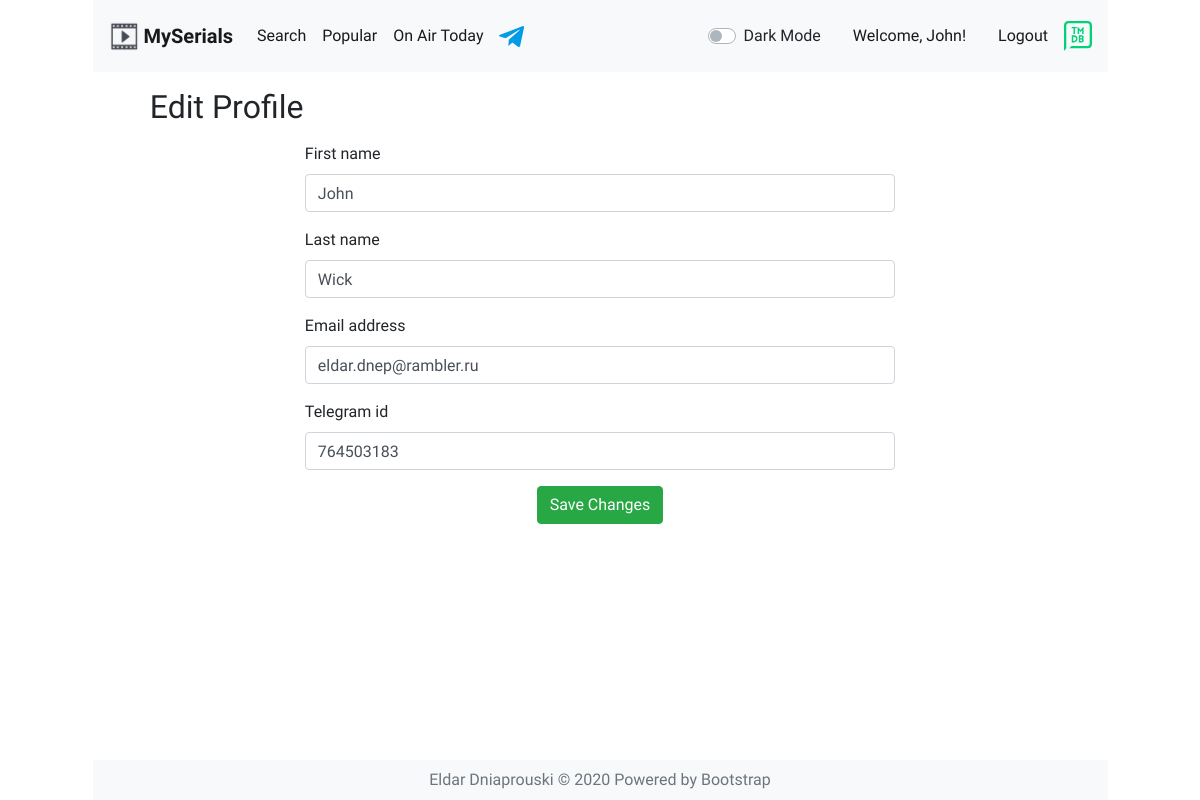
The page /edit/ (signed in) on the database as committed earlier.
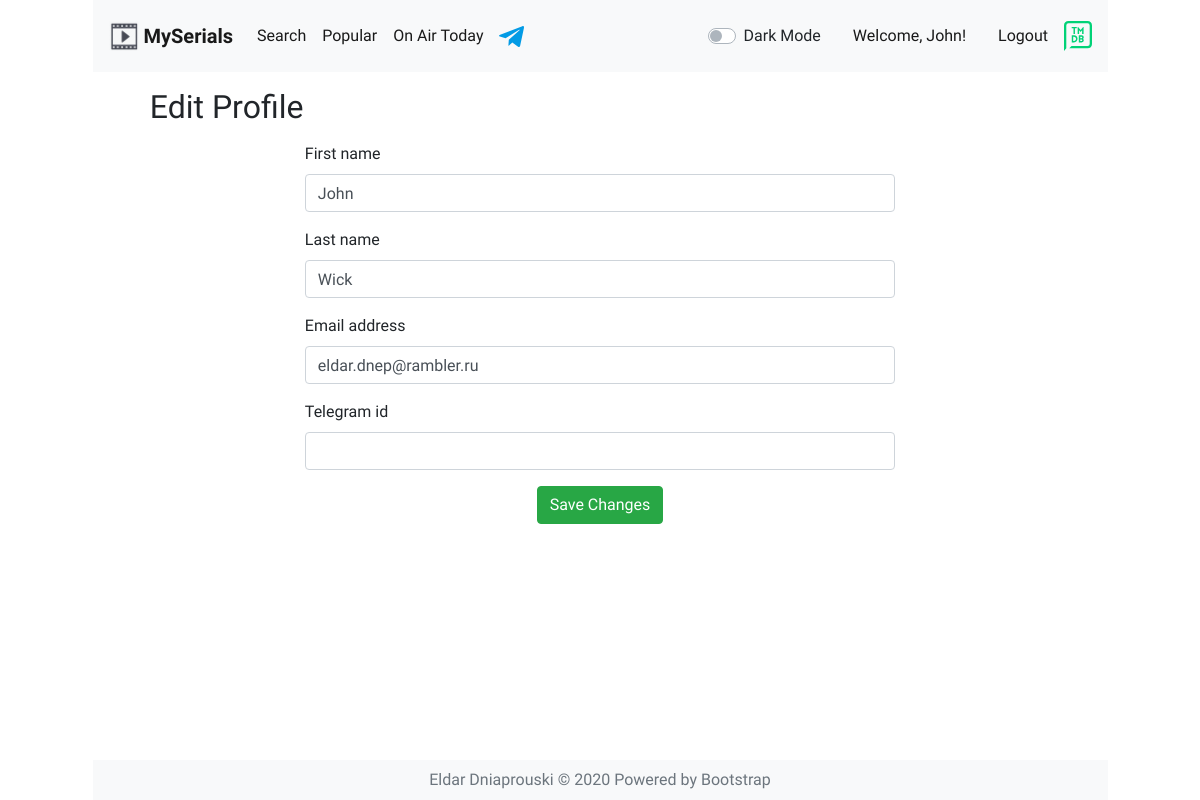
The same page on the database as committed later.
### my_serials/models.py (models this page shows, shortened)
class Profile(models.Model):
    user = models.OneToOneField(settings.AUTH_USER_MODEL,
                                on_delete=models.CASCADE)
    telegram_id = models.IntegerField(blank=True, null=True, unique=True)
    objects = models.Manager()

### my_serials/views.py (the view)
# urls.py: path('edit/', views.edit, name='edit'),
@login_required
@transaction.atomic
def edit(request):
    if request.method == 'POST':
        user_form = forms.UserEditForm(instance=request.user,
                                       data=request.POST)
        profile_form = forms.ProfileEditForm(instance=request.user.profile,
                                             data=request.POST)
        if user_form.is_valid() and profile_form.is_valid():
            user_form.save()
            profile_form.save()
            return HttpResponseRedirect('/')
        else:
            messages.error(request, 'Please correct the error below.')
    else:
        user_form = forms.UserEditForm(instance=request.user)
        profile_form = forms.ProfileEditForm(instance=request.user.profile)
    return render(request,
                  'registration/edit.html',
                  {'user_form': user_form,
                   'profile_form': profile_form})

### my_serials/forms.py
class UserEditForm(forms.ModelForm):
    class Meta:
        model = User
        fields = ('first_name', 'last_name', 'email')

class ProfileEditForm(forms.ModelForm):
    class Meta:
        model = models.Profile
        fields = ('telegram_id', )

### my_serials/templates/registration/edit.html (shortened to what this page needs)
{% extends "base.html" %}
{% load crispy_forms_tags %}
{% block content %}
  <div class="mt-3 mb-3">
    <h2>Edit Profile</h2>
  </div>
    <div class="row justify-content-center">
      <div class="col-8">
        <form action="." method="post">
          {{ user_form|crispy }}
          {{ profile_form|crispy }}
          <div class="row justify-content-center">
            <button type="submit" class="btn btn-success" value="Save Changes">Save Changes</button>
          </div>
        </form>
      </div>
    </div>
{% endblock %}

### my_serials/templates/base.html (shortened to what this page needs)
{% load static %}
{% load bootstrap4 %}
{% bootstrap_css %}
<!DOCTYPE html>
<html lang="en">
<head>
  <link rel="stylesheet" href="https://cdn.jsdelivr.net/gh/fancyapps/fancybox@3.5.7/dist/jquery.fancybox.min.css" />
  <link href="{% static "style.css" %}" rel="stylesheet">
  <link href="{% static "dark-mode.css" %}" rel="stylesheet">
</head>
<body>
  <div class="container ml-10 mr-10" id="top">
    <div class="row justify-content-center">
      <div class="col-11 min-vh-100">
        <nav class="navbar sticky-top navbar-expand-lg navbar-light bg-light">
          <a class="navbar-brand" href="{% url "my_serials:my_serials_list" %}">
          <img src="{% static 'resources/movie-icon.png' %}" width="30" height="30" class="d-inline-block align-top" alt="">
          <b>MySerials</b>
          </a>
          <div class="collapse navbar-collapse" id="navbarSupportedContent">
            <ul class="navbar-nav mr-auto">
              <li class="nav-item active">
                <a class="nav-link" href="{% url "my_serials:search" %}">Search</a>
              </li>
              <li class="nav-item active">
                <a class="nav-link" href="{% url "my_serials:popular" %}">Popular</a>
              </li>
              <li class="nav-item active">
                <a class="nav-link" href="{% url "my_serials:on_air_today" %}">On Air Today</a>
              </li>
              <li class="nav-item active">
                <a class="nav-link" href="https://t.me/MySerials_IT_Academy_bot">
                  <img src="{% static 'resources/telegram.svg' %}" width="25" height="25" class="d-inline-block align-top" alt="">
                </a>
              </li>
            </ul>
            <div class="nav-link">
              <div class="custom-control custom-switch">
                <label class="custom-control-label" for="darkSwitch">Dark Mode</label>
              </div>
            </div>
            {% if request.user.is_authenticated %}
              <div class="navbar-text">
                <a class="nav-link" href="{% url "my_serials:edit" %}">Welcome, {{ request.user.first_name }}!</a>
              </div>
              <span class="navbar-text">
                <a class="nav-link" href="{% url "my_serials:logout" %}">Logout</a>
              </span>
            {% else %}
              Welcome to MySerials!
              <span class="navbar-text">
                <a class="nav-link" href="{% url "my_serials:login" %}">Login</a>
              </span>
            {% endif %}
            <img src="{% static 'resources/tmdb_green.svg' %}" alt="" height="30em">
          </div>
        </nav>
        <div class="container">
          <div class="row justify-content-center">
            <div class="col-11">
              {% block content %}{% endblock %}
            </div>
          </div>
        </div>
        <div class="container" id="bottom">
          <nav class="navbar navbar-light bg-light my-footer">
            <span class="text-muted">Eldar Dniaprouski &copy 2020 Powered by Bootstrap</span>
          </nav>
        </div>
      </div>
    </div>
  </div>
</body>
</html>

### my_serials/static/style.css (style rules this page uses)
html { scroll-behavior: smooth; }
body { font-family: 'Saira', sans-serif; overflow-x: hidden !important; margin-right: calc(-1 * (100vw - 100%)) !important; }
.my-footer { position: absolute; bottom: 0; left: 0; right: 0; margin-left: 15px; margin-right: 15px; justify-content: center; }

Rows that differ between the two databases and show on the page:
changed Profile: telegram_id "764503183" → (not shown)
